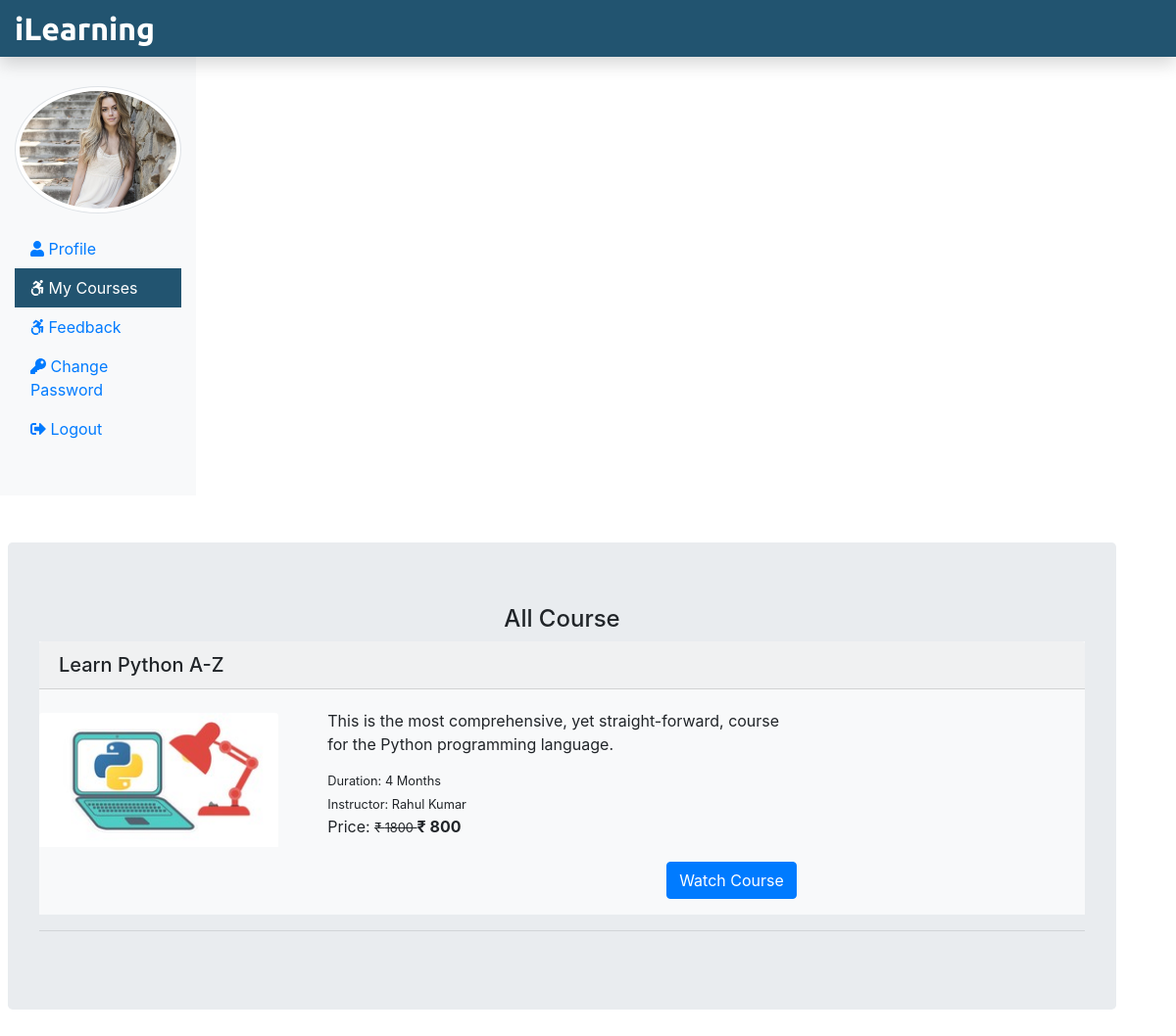
/Student/myCourse.php (signed in), run on the app's committed database.
### tables this page shows
CREATE TABLE `student` (
  `stu_id` int(11) NOT NULL,
  `stu_name` varchar(255) NOT NULL,
  `stu_email` varchar(255) NOT NULL,
  `stu_pass` varchar(255) NOT NULL,
  `stu_occ` varchar(255) NOT NULL,
  `stu_img` text NOT NULL
);

CREATE TABLE `courseorder` (
  `co_id` int(11) NOT NULL,
  `order_id` varchar(255) NOT NULL,
  `stu_email` varchar(255) NOT NULL,
  `course_id` int(11) NOT NULL,
  `status` varchar(255) NOT NULL,
  `respmsg` text NOT NULL,
  `amount` int(11) NOT NULL,
  `order_date` date NOT NULL
);

CREATE TABLE `course` (
  `course_id` int(11) NOT NULL,
  `course_name` text NOT NULL,
  `course_desc` text NOT NULL,
  `course_author` varchar(255) NOT NULL,
  `course_img` text NOT NULL,
  `course_duration` text NOT NULL,
  `course_price` int(11) NOT NULL,
  `course_original_price` int(11) NOT NULL
);

### Student/myCourse.php (the view, shortened to what this page needs)
<?php
include('./stuInclude/header.php');
include_once('../dbConnection.php');
 if(isset($_SESSION['is_login'])){
  $stuLogEmail = $_SESSION['stuLogEmail'];
 } else {
  echo "<script> location.href='../index.php'; </script>";
 }
?>
 <div class="container mt-5 ml-2">
  <div class="row">
   <div class="jumbotron">
    <h4 class="text-center">All Course</h4>
    <?php
   if(isset($stuLogEmail)){
    $sql = "SELECT co.order_id, c.course_id, c.course_name, c.course_duration, c.course_desc, c.course_img, c.course_author, c.course_original_price, c.course_price FROM courseorder AS co JOIN course AS c ON c.course_id = co.course_id WHERE co.stu_email = '$stuLogEmail'";
    $result = $conn->query($sql);
    if($result->num_rows > 0) {
     while($row = $result->fetch_assoc()){ ?>
      <div class="bg-light mb-3">
        <h5 class="card-header"><?php echo $row['course_name']; ?></h5>
          <div class="row">
              <div class="col-sm-3">
                <img src="<?php echo $row['course_img']; ?>" class="card-img-top
                mt-4" alt="pic">
              </div>
              <div class="col-sm-6 mb-3">
                <div class="card-body">
                  <p class="card-title"><?php echo $row['course_desc']; ?></p>
                  <small class="card-text">Duration: <?php echo $row['course_duration']; ?></small><br />
                  <small class="card-text">Instructor: <?php echo $row['course_author']; ?></small><br/>
                  <p class="card-text d-inline">Price: <small><del>&#8377 <?php echo $row['course_original_price'] ?> </del></small> <span class="font-weight-bolder">&#8377 <?php echo $row['course_price']?> <span></p>
                  <a href="watchcourse.php?course_id=<?php echo $row['course_id'] ?>" class="btn btn-primary mt-5 float-right">Watch Course</a>
                </div>
              </div>
          </div>
      </div>
    <?php
     }
    }
   }
    ?>
    <hr/>
   </div>
  </div>
 </div>
 </div>
 <?php
include('./stuInclude/footer.php');
?>

### Student/stuInclude/header.php (shortened to what this page needs)
<?php
include_once('../dbConnection.php');
 if(isset($_SESSION['is_login'])){
  $stuLogEmail = $_SESSION['stuLogEmail'];
 }
 if(isset($stuLogEmail)){
  $sql = "SELECT stu_img FROM student WHERE stu_email = '$stuLogEmail'";
  $result = $conn->query($sql);
  $row = $result->fetch_assoc();
  $stu_img = $row['stu_img'];
 }
?>
<!DOCTYPE html>
<html lang="en">
<head>
 <link rel="stylesheet" href="../css/bootstrap.min.css">
 <link rel="stylesheet" href="../css/all.min.css">
 <link rel="stylesheet" href="../css/stustyle.css">
</head>
<body>
 <nav class="navbar navbar-dark fixed-top flex-md-nowrap p-0 shadow" style="background-color: #225470;">
  <a class="navbar-brand col-sm-3 col-md-2 mr-0" href="../">iLearning</a>
 </nav>
 <div class="container-fluid mb-5 " style="margin-top:40px;">
  <div class="row">
   <nav class="col-sm-2 bg-light sidebar py-5 d-print-none">
    <div class="sidebar-sticky">
     <ul class="nav flex-column">
      <li class="nav-item mb-3">
      <img src="<?php echo $stu_img ?>" alt="studentimage" class="img-thumbnail rounded-circle">
      </li>
      <li class="nav-item">
       <a class="nav-link <?php if(PAGE == 'profile') {echo 'active';} ?>" href="studentProfile.php">
        <i class="fas fa-user"></i>
        Profile <span class="sr-only">(current)</span>
       </a>
      </li>
      <li class="nav-item">
       <a class="nav-link <?php if(PAGE == 'mycourse') {echo 'active';} ?>" href="myCourse.php">
        <i class="fab fa-accessible-icon"></i>
        My Courses
       </a>
      </li>
      <li class="nav-item">
       <a class="nav-link <?php if(PAGE == 'feedback') {echo 'active';} ?>" href="stufeedback.php">
        <i class="fab fa-accessible-icon"></i>
        Feedback
       </a>
      </li>
      <li class="nav-item">
       <a class="nav-link <?php if(PAGE == 'studentChangePass') {echo 'active';} ?>" href="studentChangePass.php">
        <i class="fas fa-key"></i>
        Change Password
       </a>
      </li>
      <li class="nav-item">
       <a class="nav-link" href="../logout.php">
        <i class="fas fa-sign-out-alt"></i>
        Logout
       </a>
      </li>
     </ul>
    </div>
   </nav>

### css/stustyle.css (style rules this page uses)
.navbar-brand { font-family: "Ubuntu", sans-serif; font-size: 2em; font-weight: bold; color: #fff; }
.active { background-color: #225470; color: #fff; }

### data on the page
student: stu_img (picture)
courseorder: course.course_name "Learn Python A-Z", course.course_img (picture), course.course_desc "This is the most comprehensive, yet straight-forward, course for the Python programming language.", course.course_duration "4 Months", course.course_author "Rahul Kumar", course.course_original_price "1800", course.course_price "800"
